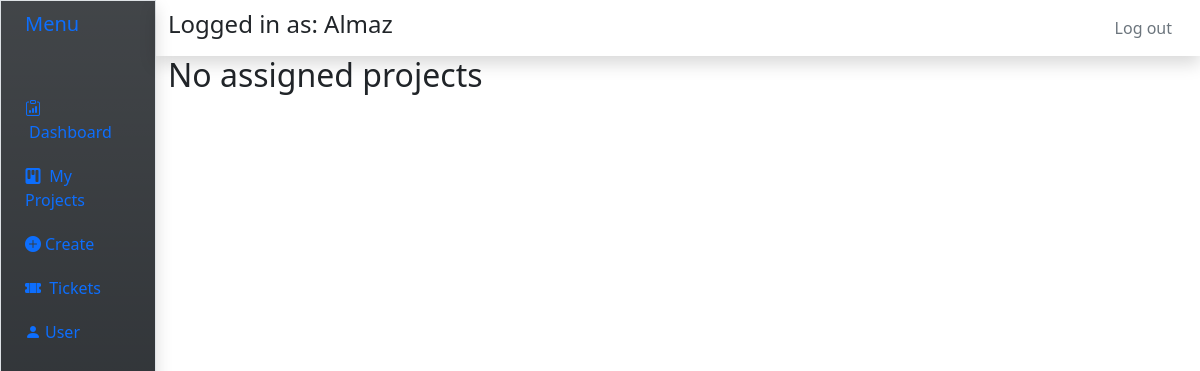
Before: /view/ (signed in) with the older database file.
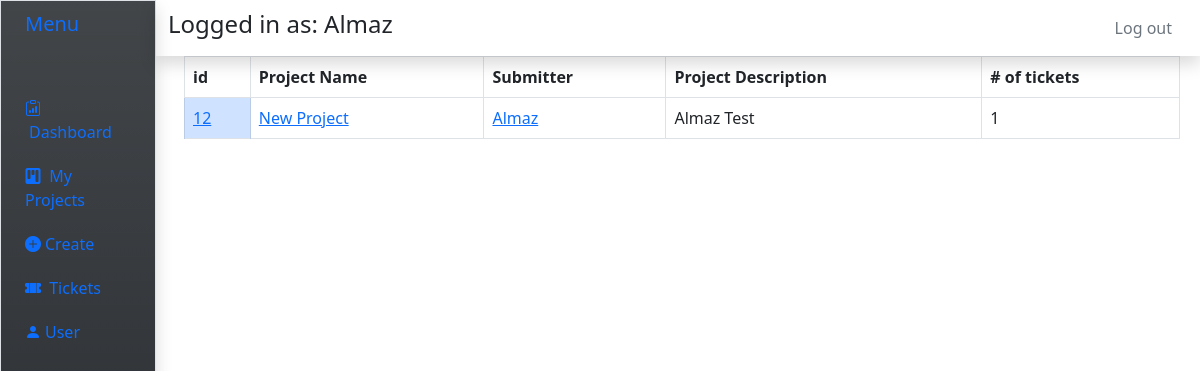
After: the same page with the newer database file.
### jiralike/models.py (models this page shows, shortened)
class Project(models.Model):
	name =  models.CharField(max_length=200, null = False)
	description = models.TextField(blank =True, null=True)
	user = models.ForeignKey(User, on_delete =models.CASCADE, null =True,related_name="project")

class User(AbstractUser):
	rchoices = [
		('Submitter','Submitter'),
		('Manager','Manager'),
		('Developer','Developer'),
		('Admin', 'Admin'),
	]
	role = models.CharField(
		max_length=40,
		choices = rchoices,
		default = 'Submitter'
	)

### jiralike/views.py (the view)
# urls.py: path("view/",views.view, name = "view"),
@login_required
def view(response):
	if response.user.is_anonymous:
		return HttpResponseRedirect('/login')
	else:
		pj = Project.objects.filter(user = response.user)
		tcks = Ticket.objects.filter(assignee = response.user)
		return render(response, "jiralike/proj_list.html",{
			"pj":pj,
			'tcks':tcks,
			})

### jiralike/templates/jiralike/proj_list.html (shortened to what this page needs)
{%extends 'jiralike/base.html' %}
{% block content%}
{%if pj.exists%}
<div class="container mx-1">
	<div class= 'row'>
			<table class= 'table table-bordered '>
				<thead>
					<tr>
						<th scope='col'>id</th>
						<th scope='col'>Project Name</th>
						<th scope='col'>Submitter</th>
						<th scope='col'>Project Description</th>
						<th scope='col'># of tickets</th>
					</tr>
				</thead>
				<tbody>
						{%for p in pj.all%}
						<tr>
						<td class='table-primary'><a href="{% url 'proj' p.id %}">{{p.id}}</a></td>
						<td><a href=/{{p.id}}>{{p.name}}</a></td>
						<td><a href=/{{p.id}}>{{p.user}}</a></td>
						<td>{{p.description}}</td>
						<td>{{p.ticket_set.all.count}}</td>
						</tr>
						{%endfor%}
				</tbody>
			</table>
	</div>
</div>
{%else%}
<div><h2>No assigned projects</h2></div>
{%endif%}
{% endblock %}

Changed rows visible on the page:
added Project: id "12", name "New Project", user "Almaz", description "Almaz Test", ticket_set.all.count "1"
Other visible differences:
text no longer shown: "No assigned projects"
text now shown: "id Project Name Submitter Project Description # of tickets"
